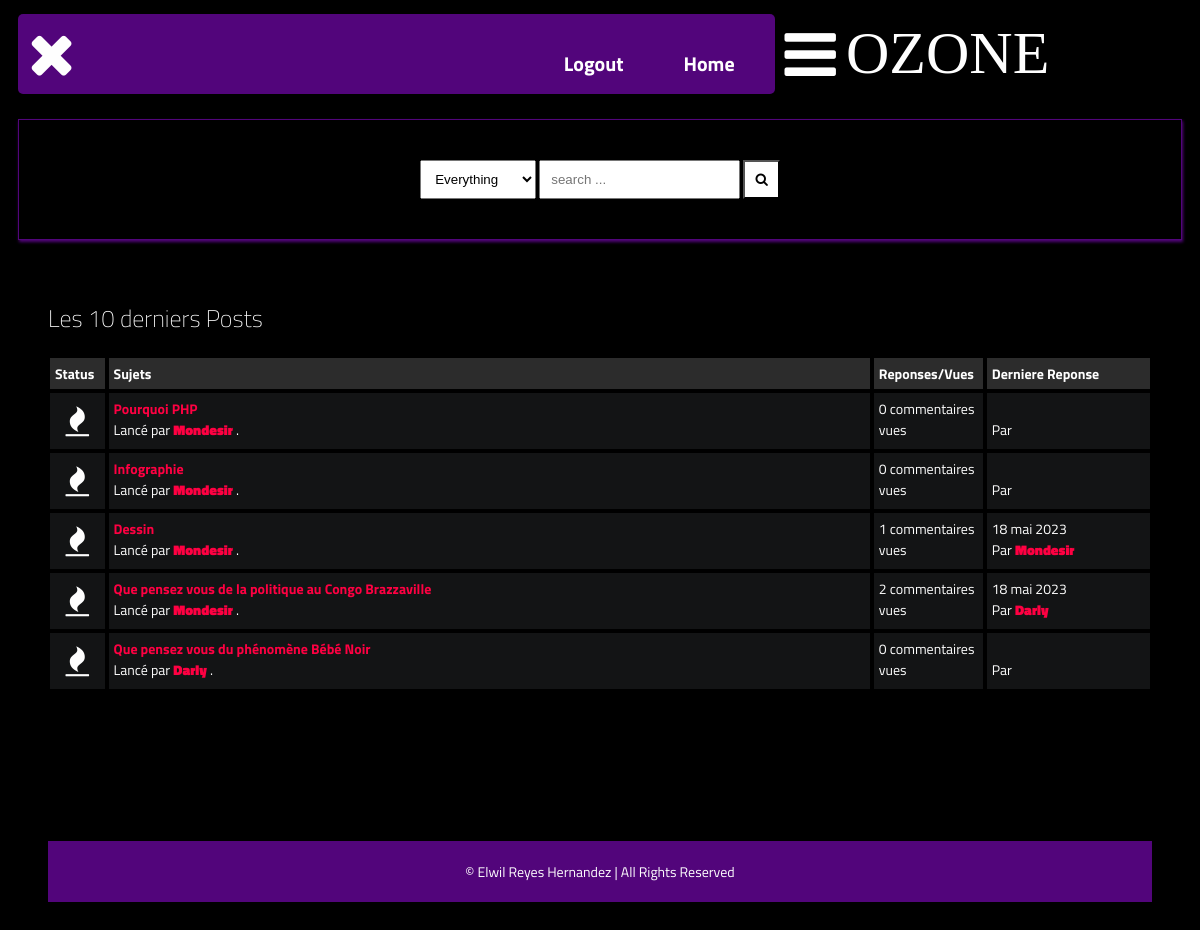
/forums/latest_posts, run on the app's committed database.
### forums/models.py (models this page shows, shortened)
class Post(models.Model):
    title = models.CharField(max_length=400)
    content = HTMLField()
    parent_post = models.ForeignKey('self', on_delete=models.CASCADE, null=True, blank=True)
    user = models.ForeignKey(Depute, on_delete=models.CASCADE)
    slug = models.SlugField(max_length=400, unique=True, blank=True)
    date = models.DateTimeField(auto_now_add=True)
    categories = models.ManyToManyField(Category)
    approved = models.BooleanField(default=True)
    hit_count_generic = GenericRelation(HitCount, object_id_field='object_pk',
        related_query_name='hit_count_generic_relation'
    )
    tags = TaggableManager()
    comments = models.ManyToManyField(Comment, blank=True)
    closed = models.BooleanField(default=False)
    state = models.CharField(max_length=40, default="zero")
    @property
    def num_comments(self):
        return self.comments.count()
    @property
    def last_reply(self):
        return self.comments.latest("date")
    def get_url(self):
        return reverse("forums:detail", kwargs={
            "slug":self.slug
        })

class Comment(models.Model):
    user = models.ForeignKey(Depute, on_delete=models.CASCADE)
    content = HTMLField()
    date = models.DateTimeField(auto_now_add=True)
    replies = models.ManyToManyField(Reply, blank=True)

### comptes/models.py (models this page shows, shortened)
class Depute(AbstractUser):
    identifiant = models.CharField(max_length=255)
    slug = slug = models.SlugField(max_length=400, unique=True, blank=True)
    photo = ResizedImageField(size=[60, 80], quality=100, upload_to="Membres/picture_forum/", default=None, null=True, blank=True)
    num_post = models.IntegerField(blank=True, default=0)
    enFonction = models.BooleanField(default=True, blank=True, null=True)
    precedentLegislature = models.BooleanField(default=False, blank=True, null=True)
    categorie = models.CharField(choices=profiles.PROFILES, max_length=100, null=True, blank=True)
    bio = HTMLField(default="",null=True,blank=True)
    image = models.ImageField(upload_to="Membres/photos/", blank=True, null=True, default=None)

### forums/views.py (the view)
# urls.py: path("latest_posts", views.latest_posts, name="latest_posts"),
def latest_posts(request):
    posts = Post.objects.all().filter(approved=True)[:10]
    context = {
        "posts":posts,
        "title": "L'Assemblee Nationale: Latest 10 Posts"
    }
    return render(request, "forums/latest-posts.html", context)

### forums/templates/forums/latest-posts.html
{% extends 'forums/base.html' %}
{% load hitcount_tags %}
{% block content %}
    <div class="container">
        <div class="navigate">
            <span>Les 10 derniers Posts</span>
        </div>
        <div class="posts-table">
            <div class="table-head">
                <div class="status">Status</div>
                <div class="subjects">Sujets</div>
                <div class="replies">Reponses/Vues</div>
                <div class="last-reply">Derniere Reponse</div>
            </div>
            {% for post in posts %}
            <div class="table-row">
                <div class="status"><i class="fa fa-fire"></i></div>
                <div class="subjects">
                    <a href="{{post.get_url}}">{{post.title}}</a>
                    <br>
                    <span>Lancé par <b><a href="">{{post.user.first_name|title}}</a></b> .</span>
                </div>
                <div class="replies">
                    {{post.num_comments}} commentaires <br> {% get_hit_count for post %} vues
                </div>
                <div class="last-reply">
                    {{post.last_reply.date|date}}
                    <br>Par <b><a href="">{{post.last_reply.user.first_name|title}}</a></b>
                </div>
            </div>
            {% endfor %}
        </div>
    {% endblock content %}

### static/forums/css/style.css (style rules this page uses)
* { box-sizing: border-box; }
html { font-size: 14px; font-family: 'Titillium Web', sans-serif; background-color:rgb(0,0,0); color:#FEFEFE; }
a { color:#FF0042; font-weight: bolder; text-decoration: none; }
.container { margin: 20px; padding: 20px; }
.table-head { display: flex; }
.table-head div { padding: 5px; margin: 2px; background-color: #2C2C2C; font-weight: bold; }
.table-head .status { flex: 5%; }
.table-head .subjects { flex: 70%; }
.table-head .replies { flex: 10%; }
.table-head .last-reply { flex: 15%; }
.table-row { display: flex; }
.table-row .status, .table-row .subjects, .table-row .replies, .table-row .last-reply { padding: 5px; margin: 2px; background-color: #131415; }
.table-row .status { flex: 5%; font-size: 30px; text-align: center; }
.table-row .subjects { flex: 70%; }
.table-row .replies { flex: 10%; }
.table-row .last-reply { flex: 15%; }
.navigate { margin-block: 20px; font-weight: lighter; font-size: 24px; }

### data on the page
Post: title "Pourquoi PHP", user.first_name "Mondesir", num_comments "0"
Post: title "Infographie", user.first_name "Mondesir", num_comments "0"
Post: title "Dessin", user.first_name "Mondesir", num_comments "1", last_reply "18 mai 2023", last_reply.user.first_name "Mondesir"
Post: title "Que pensez vous de la politique au Congo Brazzaville", user.first_name "Mondesir", num_comments "2", last_reply "18 mai 2023", last_reply.user.first_name "Darly"
Post: title "Que pensez vous du phénomène Bébé Noir", user.first_name "Darly", num_comments "0"
